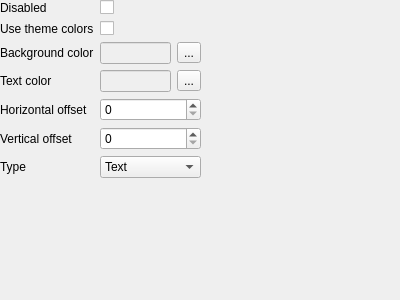
<?xml version="1.0" encoding="UTF-8"?>
<ui version="4.0">
    <class>BadgeSettingsForm</class>
    <widget class="QWidget" name="BadgeSettingsForm">
        <property name="geometry">
            <rect>
                <x>0</x>
                <y>0</y>
                <width>400</width>
                <height>300</height>
            </rect>
        </property>
        <property name="windowTitle">
            <string>Form</string>
        </property>
        <widget class="QWidget" name="formLayoutWidget">
            <property name="geometry">
                <rect>
                    <x>0</x>
                    <y>0</y>
                    <width>201</width>
                    <height>231</height>
                </rect>
            </property>
            <layout class="QFormLayout" name="formLayout">
                <item row="0" column="0">
                    <widget class="QLabel" name="disabledLabel">
                        <property name="text">
                            <string>Disabled</string>
                        </property>
                    </widget>
                </item>
                <item row="0" column="1">
                    <widget class="QCheckBox" name="disabledCheckBox"/>
                </item>
                <item row="1" column="0">
                    <widget class="QLabel" name="useThemeColorsLabel">
                        <property name="text">
                            <string>Use theme colors</string>
                        </property>
                    </widget>
                </item>
                <item row="1" column="1">
                    <widget class="QCheckBox" name="useThemeColorsCheckBox"/>
                </item>
                <item row="2" column="0">
                    <widget class="QLabel" name="backgroundColorLabel">
                        <property name="text">
                            <string>Background color</string>
                        </property>
                    </widget>
                </item>
                <item row="3" column="0">
                    <widget class="QLabel" name="textColorLabel">
                        <property name="text">
                            <string>Text color</string>
                        </property>
                    </widget>
                </item>
                <item row="4" column="0">
                    <widget class="QLabel" name="horizontalOffsetLabel">
                        <property name="text">
                            <string>Horizontal offset</string>
                        </property>
                    </widget>
                </item>
                <item row="4" column="1">
                    <widget class="QSpinBox" name="horizontalOffsetSpinBox"/>
                </item>
                <item row="5" column="0">
                    <widget class="QLabel" name="verticalOffsetLabel">
                        <property name="text">
                            <string>Vertical offset</string>
                        </property>
                    </widget>
                </item>
                <item row="5" column="1">
                    <widget class="QSpinBox" name="verticalOffsetSpinBox"/>
                </item>
                <item row="6" column="0">
                    <widget class="QLabel" name="typeLabel">
                        <property name="text">
                            <string>Type</string>
                        </property>
                    </widget>
                </item>
                <item row="6" column="1">
                    <widget class="QComboBox" name="typeComboBox">
                        <item>
                            <property name="text">
                                <string>Text</string>
                            </property>
                        </item>
                        <item>
                            <property name="text">
                                <string>Icon</string>
                            </property>
                        </item>
                    </widget>
                </item>
                <item row="2" column="1">
                    <layout class="QHBoxLayout" name="horizontalLayout">
                        <item>
                            <widget class="QLineEdit" name="backgroundColorLineEdit">
                                <property name="enabled">
                                    <bool>false</bool>
                                </property>
                            </widget>
                        </item>
                        <item>
                            <widget class="QToolButton" name="backgroundColorToolButton">
                                <property name="text">
                                    <string>...</string>
                                </property>
                            </widget>
                        </item>
                    </layout>
                </item>
                <item row="3" column="1">
                    <layout class="QHBoxLayout" name="horizontalLayout_2">
                        <item>
                            <widget class="QLineEdit" name="textColorLineEdit">
                                <property name="enabled">
                                    <bool>false</bool>
                                </property>
                            </widget>
                        </item>
                        <item>
                            <widget class="QToolButton" name="textColorToolButton">
                                <property name="text">
                                    <string>...</string>
                                </property>
                            </widget>
                        </item>
                    </layout>
                </item>
            </layout>
        </widget>
    </widget>
    <resources/>
    <connections/>
</ui>
